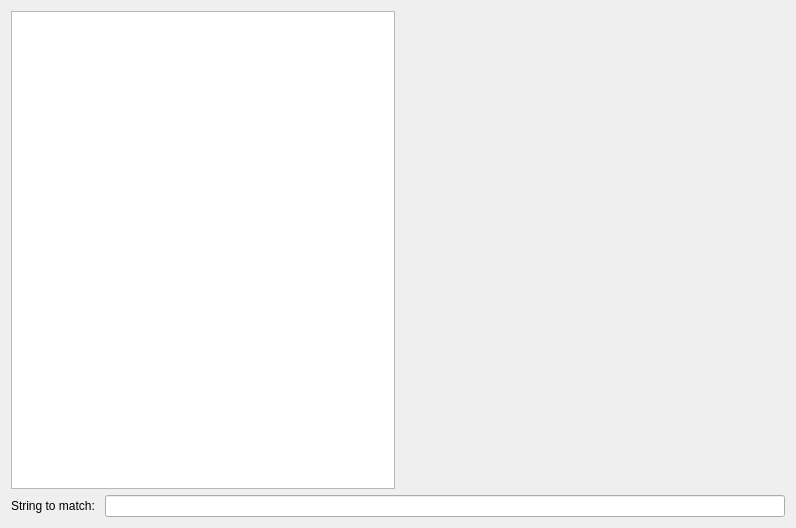
<?xml version="1.0" encoding="UTF-8"?>
<ui version="4.0">
 <class>Widget</class>
 <widget class="QWidget" name="Widget">
  <property name="geometry">
   <rect>
    <x>0</x>
    <y>0</y>
    <width>796</width>
    <height>528</height>
   </rect>
  </property>
  <property name="windowTitle">
   <string>QStringListModel</string>
  </property>
  <layout class="QVBoxLayout" name="verticalLayout">
   <item>
    <layout class="QHBoxLayout" name="horizontalLayout">
     <item>
      <widget class="QListView" name="listView"/>
     </item>
     <item>
      <widget class="QLabel" name="label">
       <property name="sizePolicy">
        <sizepolicy hsizetype="Expanding" vsizetype="Preferred">
         <horstretch>0</horstretch>
         <verstretch>0</verstretch>
        </sizepolicy>
       </property>
       <property name="text">
        <string/>
       </property>
      </widget>
     </item>
    </layout>
   </item>
   <item>
    <layout class="QHBoxLayout" name="horizontalLayout_2">
     <item>
      <widget class="QLabel" name="label_2">
       <property name="text">
        <string>String to match: </string>
       </property>
      </widget>
     </item>
     <item>
      <widget class="QLineEdit" name="lineEdit"/>
     </item>
    </layout>
   </item>
  </layout>
 </widget>
 <resources/>
 <connections/>
</ui>
